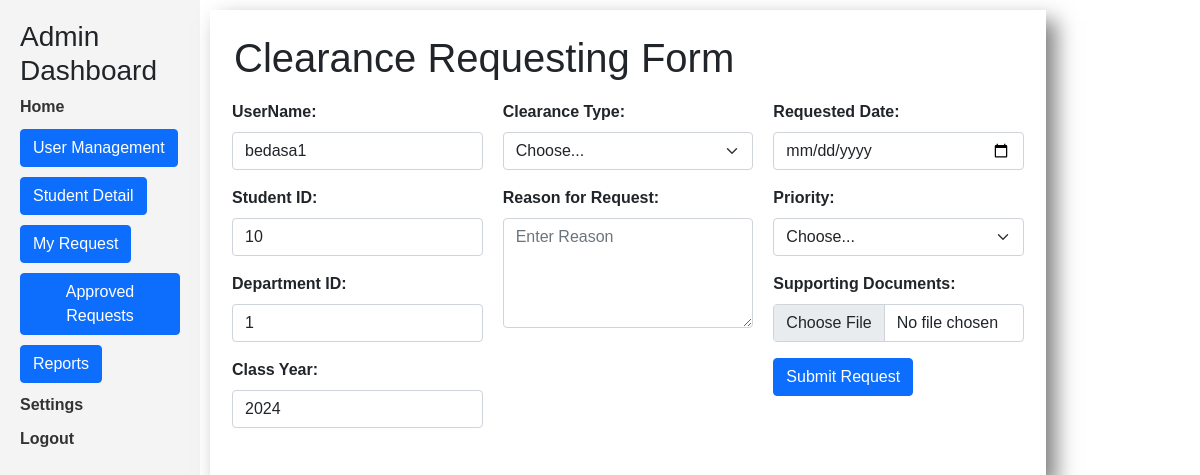
The page /pages/student_dashboard/requesting.php?id=3 (signed in) on the database its author committed.
### tables this page shows
CREATE TABLE `students_tbl` (
  `StudentID` int(11) NOT NULL,
  `UserID` int(11) NOT NULL,
  `DepartmentID` int(255) NOT NULL,
  `Program` varchar(100) DEFAULT NULL,
  `YearLevel` varchar(20) DEFAULT NULL,
  `GPA` decimal(4,2) DEFAULT NULL
);

CREATE TABLE `users_tbl` (
  `UserID` int(11) NOT NULL,
  `UserName` varchar(100) DEFAULT NULL,
  `FirstName` varchar(100) DEFAULT NULL,
  `LastName` varchar(100) DEFAULT NULL,
  `PhoneNumber` varchar(20) DEFAULT NULL,
  `Email` varchar(255) DEFAULT NULL,
  `Passwords` varchar(255) DEFAULT NULL,
  `Roles` varchar(50) DEFAULT NULL
);

### pages/student_dashboard/requesting.php (the view, shortened to what this page needs)
<?php
require 'index.php';
$user_id = $_GET["id"];
$sql = "SELECT users_tbl.UserID, users_tbl.UserName, users_tbl.Email, " .
        "students_tbl.StudentID, students_tbl.DepartmentID, " .
        "students_tbl.Program, students_tbl.YearLevel, " .
        "students_tbl.GPA, departments_tbl.DepartmentName " .
        "FROM users_tbl, students_tbl, departments_tbl " .
        "WHERE students_tbl.UserID = users_tbl.UserID " .
        "AND students_tbl.DepartmentID = departments_tbl.DepartmentID " .
        "AND users_tbl.UserID = '$user_id'";
$result = $conn->query($sql);
if ($result->num_rows > 0) {
    $row = $result->fetch_assoc();
    ?>
    <div class="content">
        <div class="container p-4" style="box-shadow: 10px 10px 20px 0px rgba(0, 0, 0, 0.5);">
            <div id="user_list">
                <h1>Clearance Requesting Form</h1>
                <form action="submit_request.php" method="post">
                    <div class="addNewUserForm row">
                        <div class="items col-md-6">
                            <div class="mb-3">
                                <label for="studentID" class="form-label">UserName:</label>
                                <input type="text" class="form-control" id="UserName" name="UserName"  value="<?php echo $row['UserName']; ?>" placeholder="Enter Student ID">
                            </div>
                            <div class="mb-3">
                                <label for="studentID" class="form-label">Student ID:</label>
                                <input type="text" class="form-control" id="studentID" name="StudentID"  value="<?php echo $row['StudentID']; ?>" placeholder="Enter Student ID">
                            </div>
                            <div class="mb-3">
                                <label for="departmentID" class="form-label">Department ID:</label>
                                <input type="text" class="form-control" id="departmentID" name="DepartmentID"  value="<?php echo $row['DepartmentID']; ?>" placeholder="Enter Department ID">
                            </div>
                            <div class="mb-3">
                                <label for="YearLevel" class="form-label">Class Year:</label>
                                <input type="text" class="form-control" id="YearLevelID" name="YearLevel"  value="<?php echo $row['YearLevel']; ?>" placeholder="Enter Department ID">
                            </div>
                        </div>
                        <div class="items col-md-6">
                            <div class="mb-3">
                                <label for="clearanceType" class="form-label">Clearance Type:</label>
                                <select class="form-select" name="ClearanceType" id="clearanceType">
                                    <option selected>Choose...</option>
                                </select>
                            </div>
                            <div class="mb-3">
                                <label for="reason" class="form-label">Reason for Request:</label>
                                <textarea class="form-control" id="reason" rows="4" name="ClearanceResaon" placeholder="Enter Reason"></textarea>
                            </div>
                        </div>
                        <div class="items col-md-6">
                            <div class="mb-3">
                                <label for="deadline" class="form-label">Requested Date:</label>
                                <input type="date" class="form-control" id="RequestedDate" name ="RequestedDate" placeholder="yyyy/mm/dd">
                            </div>
                            <div class="mb-3">
                                <label for="priority" class="form-label">Priority:</label>
                                <select class="form-select" name ="Priority" id="priority">
                                    <option selected>Choose...</option>
                                </select>
                            </div>
                            <div class="mb-3">
                                <label for="supportingDocuments" class="form-label">Supporting Documents:</label>
                                <input type="file" class="form-control" name ="SupportingDocuments" id="supportingDocuments">
                            </div>
                            <div class="mb-3">
                                <button type="submit" name ="SubmitRequest" class="btn btn-primary">Submit Request</button>
                            </div>
                        </div>
                </form>
            </div>
        </div>
    </div>
    <?php
} else {
    echo "<p>User not found.</p>";
}
?>

### pages/css/style.css (style rules this page uses)
* { padding: 0; margin: 0; box-sizing: border-box; }
body { min-height: 10vh; background-size: cover; background-repeat: no-repeat; background-position: center; font-family: 'Gill Sans', 'Gill Sans MT', Calibri, 'Trebuchet MS', sans-serif; font-weight: bold; }
.content { display: block; height: 100vh; padding: 10px; }
.addNewUserForm { display: flex; justify-content: space-between; }
.items { flex: 1; padding: 10px; }

### rows shown on the page
students_tbl: UserName "bedasa1", StudentID "10", DepartmentID "1", YearLevel "2024"
